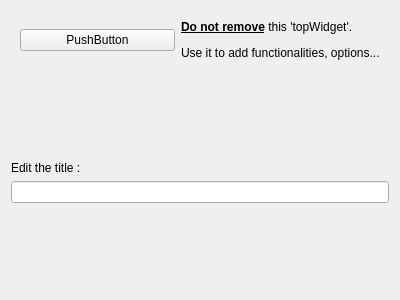
<?xml version="1.0" encoding="UTF-8"?>
<ui version="4.0">
 <class>WriteTabDock</class>
 <widget class="QWidget" name="WriteTabDock">
  <property name="geometry">
   <rect>
    <x>0</x>
    <y>0</y>
    <width>400</width>
    <height>300</height>
   </rect>
  </property>
  <property name="windowTitle">
   <string>Form</string>
  </property>
  <layout class="QVBoxLayout" name="verticalLayout">
   <item>
    <widget class="QWidget" name="topWidget" native="true">
     <layout class="QHBoxLayout" name="horizontalLayout">
      <item>
       <widget class="QPushButton" name="pushButton">
        <property name="text">
         <string>PushButton</string>
        </property>
       </widget>
      </item>
      <item>
       <widget class="QLabel" name="label">
        <property name="text">
         <string>&lt;html&gt;&lt;head/&gt;&lt;body&gt;&lt;p&gt;&lt;span style=&quot; font-weight:600; text-decoration: underline;&quot;&gt;Do not remove&lt;/span&gt; this 'topWidget'. &lt;/p&gt;&lt;p&gt;Use it to add functionalities, options...&lt;/p&gt;&lt;/body&gt;&lt;/html&gt;</string>
        </property>
       </widget>
      </item>
     </layout>
    </widget>
   </item>
   <item>
    <layout class="QGridLayout" name="gridLayout">
     <item row="2" column="0">
      <widget class="QLineEdit" name="lineEdit"/>
     </item>
     <item row="1" column="0">
      <widget class="QLabel" name="label_2">
       <property name="text">
        <string>Edit the title :</string>
       </property>
      </widget>
     </item>
     <item row="0" column="0">
      <spacer name="verticalSpacer">
       <property name="orientation">
        <enum>Qt::Vertical</enum>
       </property>
       <property name="sizeHint" stdset="0">
        <size>
         <width>20</width>
         <height>40</height>
        </size>
       </property>
      </spacer>
     </item>
     <item row="3" column="0">
      <spacer name="verticalSpacer_2">
       <property name="orientation">
        <enum>Qt::Vertical</enum>
       </property>
       <property name="sizeHint" stdset="0">
        <size>
         <width>20</width>
         <height>40</height>
        </size>
       </property>
      </spacer>
     </item>
    </layout>
   </item>
  </layout>
 </widget>
 <resources/>
 <connections/>
</ui>
